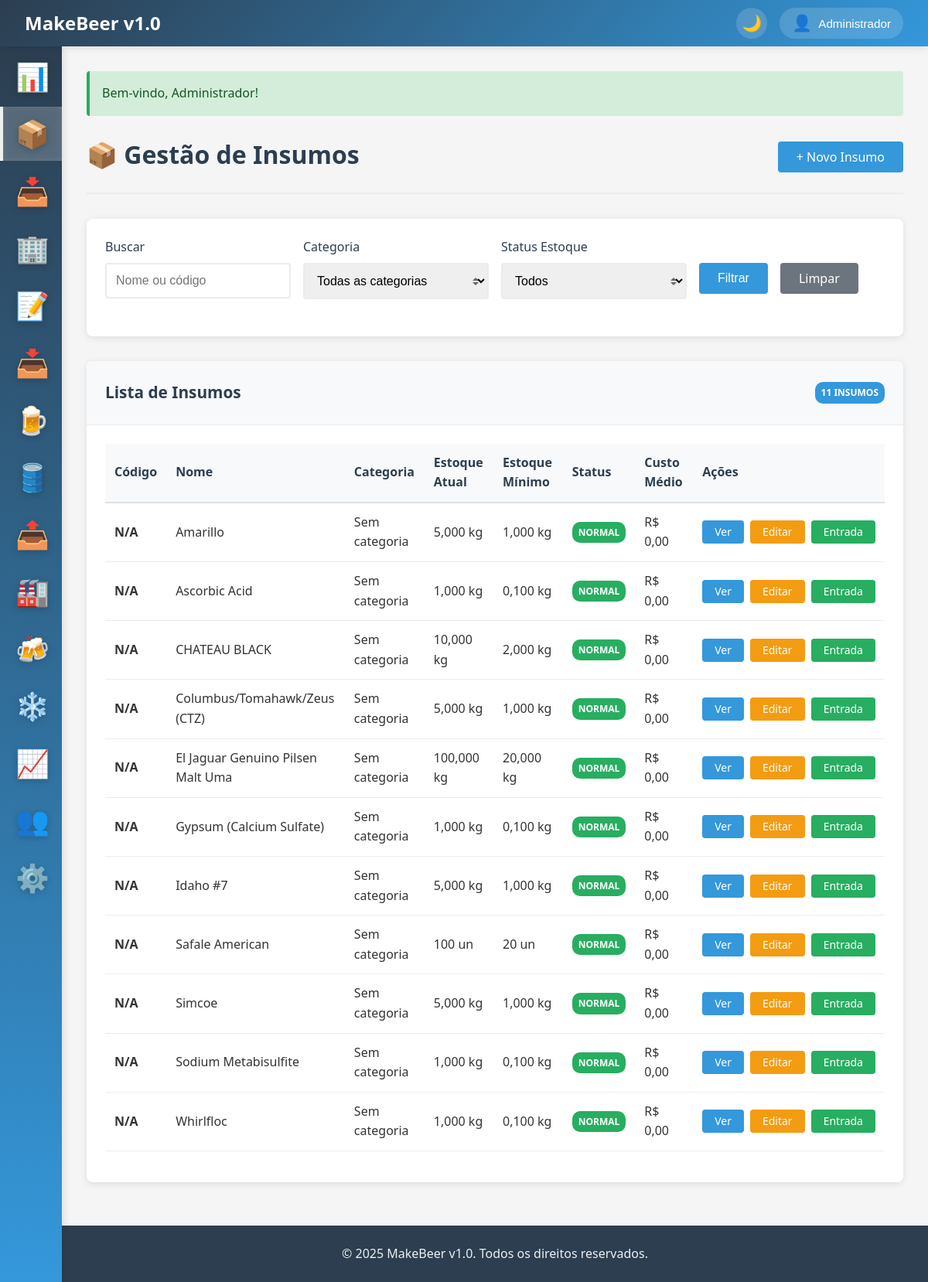
The app's page /insumos (signed in) with its own data.
### tables this page shows
CREATE TABLE IF NOT EXISTS insumos (
    id INT AUTO_INCREMENT PRIMARY KEY,
    nome VARCHAR(100) NOT NULL,
    descricao TEXT,
    categoria_id INT,
    tipo ENUM('malte', 'lupulo', 'levedura', 'adjunto', 'aditivo', 'embalagem', 'outros') NOT NULL,
    unidade_medida ENUM('kg', 'g', 'l', 'ml', 'un', 'm', 'cm') NOT NULL DEFAULT 'kg',
    estoque_atual DECIMAL(10,3) DEFAULT 0,
    estoque_minimo DECIMAL(10,3) DEFAULT 0,
    preco_medio DECIMAL(10,2) DEFAULT 0,
    fornecedor_principal_id INT,
    codigo_interno VARCHAR(50),
    ean VARCHAR(20),
    ativo BOOLEAN DEFAULT TRUE,
    observacoes TEXT,
    created_at TIMESTAMP DEFAULT CURRENT_TIMESTAMP,
    updated_at TIMESTAMP DEFAULT CURRENT_TIMESTAMP ON UPDATE CURRENT_TIMESTAMP,
    FOREIGN KEY (categoria_id) REFERENCES categorias_insumos(id),
    FOREIGN KEY (fornecedor_principal_id) REFERENCES fornecedores(id),
    INDEX idx_tipo (tipo),
    INDEX idx_estoque_minimo (estoque_minimo),
    INDEX idx_nome (nome)
);

### app/controllers/BaseController.php (called while the page is built, shortened)
<?php
class BaseController {
    protected function view($view, $data = []) {
        extract($data);
        $viewPath = __DIR__ . '/../views/' . $view . '.php';
        require_once $viewPath;
    }
}
?>

### app/controllers/InsumosController.php (called while the page is built, shortened)
<?php
require_once 'BaseController.php';
class InsumosController extends BaseController {
    private $model;
    public function __construct() {
        $this->model = new Insumo();
    }
    public function index() {
        $filters = [
            'search' => $this->getGet('search'),
            'categoria_id' => $this->getGet('categoria_id'),
            'status_estoque' => $this->getGet('status_estoque')
        ];
        $filters = array_filter($filters, function($value) {
            return $value !== null && $value !== '';
        });
        $insumos = empty($filters)
            ? $this->model->getAllWithDetails()
            : $this->model->search($filters);
        $categoriaModel = new CategoriaInsumo();
        $categorias = $categoriaModel->all();
        $this->view('insumos/index', [
            'insumos' => $insumos,
            'categorias' => $categorias,
            'filters' => $filters
        ]);
    }
}
?>

### app/config/database.php (called while the page is built, shortened)
<?php
class Database {
    private static $instance = null;
    private $connection;
    private function __construct() {
        try {
            $dsn = "mysql:host=" . DB_HOST . ";dbname=" . DB_NAME . ";charset=" . DB_CHARSET;
            $options = [
                PDO::ATTR_ERRMODE => PDO::ERRMODE_EXCEPTION,
                PDO::ATTR_DEFAULT_FETCH_MODE => PDO::FETCH_ASSOC,
                PDO::ATTR_EMULATE_PREPARES => false,
            ];
            $this->connection = new PDO($dsn, DB_USER, DB_PASS, $options);
        } catch (PDOException $e) {
            die("Erro na conexão com o banco de dados: " . $e->getMessage());
        }
    }
    public static function getInstance() {
        if (self::$instance === null) {
            self::$instance = new self();
        }
        return self::$instance;
    }
    public function query($sql, $params = []) {
        try {
            $stmt = $this->connection->prepare($sql);
            $stmt->execute($params);
            return $stmt;
        } catch (PDOException $e) {
            error_log("Erro na query: " . $e->getMessage());
            throw $e;
        }
    }
    public function fetchAll($sql, $params = []) {
        $stmt = $this->query($sql, $params);
        return $stmt->fetchAll();
    }
}
?>

### app/models/Insumo.php (called while the page is built, shortened)
<?php
class Insumo extends BaseModel {
public function getAllWithDetails() {
    $db = Database::getInstance();
    $sql = "SELECT i.*,
                   c.nome as categoria_nome,
                   f.nome as fornecedor_nome,
                   COALESCE(i.estoque_atual, 0) as estoque_atual,
                   COALESCE(i.estoque_minimo, 0) as estoque_minimo,
                   COALESCE(i.preco_medio, 0) as preco_medio
            FROM insumos i
            LEFT JOIN categorias_insumos c ON i.categoria_id = c.id
            LEFT JOIN fornecedores f ON i.fornecedor_principal_id = f.id
            WHERE i.ativo = 1
            ORDER BY i.nome";
    return $db->fetchAll($sql);
}
}
?>

### app/helpers/functions.php (called while the page is built, shortened)
<?php
function formatMoney($value) {
    return 'R$ ' . number_format(floatval($value), 2, ',', '.');
}
function formatQuantity($quantity, $unit = 'un') {
    $quantity = floatval($quantity);
    switch ($unit) {
        case 'kg':
        case 'l':
        case 'L':
            return number_format($quantity, 3, ',', '.') . ' ' . $unit;
        case 'un':
        default:
            return number_format($quantity, 0, ',', '.') . ' ' . $unit;
    }
}
?>

### app/views/insumos/index.php (the view, shortened to what this page needs)
<?php
include 'app/views/layouts/header.php';
?>
<div class="page-header d-flex justify-content-between align-items-center">
    <h1 class="page-title">📦 Gestão de Insumos</h1>
    <div class="page-actions">
        <a href="/insumos/create" class="btn btn-primary">+ Novo Insumo</a>
    </div>
</div>
<div class="card mb-4">
    <div class="card-body">
        <form method="GET" action="/insumos" class="row">
            <div class="col col-3">
                <div class="form-group">
                    <label class="form-label">Buscar</label>
                    <input type="text" name="search" class="form-control" placeholder="Nome ou código" value="<?= htmlspecialchars($_GET['search'] ?? '') ?>">
                </div>
            </div>
            <div class="col col-3">
                <div class="form-group">
                    <label class="form-label">Categoria</label>
                    <select name="categoria_id" class="form-control form-select">
                        <option value="">Todas as categorias</option>
                    </select>
                </div>
            </div>
            <div class="col col-3">
                <div class="form-group">
                    <label class="form-label">Status Estoque</label>
                    <select name="status_estoque" class="form-control form-select">
                        <option value="">Todos</option>
                    </select>
                </div>
            </div>
            <div class="col col-3">
                <div class="form-group">
                    <label class="form-label">&nbsp;</label>
                    <div class="d-flex gap-2">
                        <button type="submit" class="btn btn-primary">Filtrar</button>
                        <a href="/insumos" class="btn btn-secondary">Limpar</a>
                    </div>
                </div>
            </div>
        </form>
    </div>
</div>
<div class="card">
    <div class="card-header d-flex justify-content-between align-items-center">
        <h3 class="card-title">Lista de Insumos</h3>
        <span class="badge badge-info"><?= count($insumos) ?> insumos</span>
    </div>
    <div class="card-body">
        <?php if (empty($insumos)): ?>
            <div class="alert alert-info">
                Nenhum insumo encontrado. <a href="/insumos/create">Cadastre o primeiro insumo</a>.
            </div>
        <?php else: ?>
            <table class="table table-striped">
                <thead>
                    <tr>
                        <th>Código</th>
                        <th>Nome</th>
                        <th>Categoria</th>
                        <th>Estoque Atual</th>
                        <th>Estoque Mínimo</th>
                        <th>Status</th>
                        <th>Custo Médio</th>
                        <th>Ações</th>
                    </tr>
                </thead>
                <tbody>
                    <?php foreach ($insumos as $insumo): ?>
                    <tr>
                        <td><strong><?= htmlspecialchars($insumo['codigo_interno'] ?? 'N/A') ?></strong></td>
                        <td><?= htmlspecialchars($insumo['nome'] ?? '') ?></td>
                        <td><?= htmlspecialchars($insumo['categoria_nome'] ?? 'Sem categoria') ?></td>
                        <td><?= formatQuantity($insumo['estoque_atual'] ?? 0, $insumo['unidade_medida'] ?? 'un') ?></td>
                        <td><?= formatQuantity($insumo['estoque_minimo'] ?? 0, $insumo['unidade_medida'] ?? 'un') ?></td>
                        <td>
                            <?php
                            $quantidade = $insumo['estoque_atual'] ?? 0;
                            $minimo = $insumo['estoque_minimo'] ?? 0;
                            if ($quantidade <= 0) {
                                echo '<span class="badge badge-danger">Sem Estoque</span>';
                            } elseif ($minimo > 0 && $quantidade < $minimo * 0.5) {
                                echo '<span class="badge badge-danger">Crítico</span>';
                            } elseif ($minimo > 0 && $quantidade < $minimo) {
                                echo '<span class="badge badge-warning">Baixo</span>';
                            } else {
                                echo '<span class="badge badge-success">Normal</span>';
                            }
                            ?>
                        </td>
                        <td><?= formatMoney($insumo['preco_medio'] ?? 0) ?></td>
                        <td>
                            <div class="d-flex gap-1">
                                <a href="/insumos/viewInsumo?id=<?= $insumo['id'] ?>" class="btn btn-sm btn-primary" title="Ver detalhes">Ver</a>
                                <a href="/insumos/edit?id=<?= $insumo['id'] ?>" class="btn btn-sm btn-warning" title="Editar">Editar</a>
                                <a href="/entradas/create?insumo_id=<?= $insumo['id'] ?>" class="btn btn-sm btn-success" title="Nova entrada">Entrada</a>
                            </div>
                        </td>
                    </tr>
                    <?php endforeach; ?>
                </tbody>
            </table>
        <?php endif; ?>
    </div>
</div>
<?php include 'app/views/layouts/footer.php'; ?>

### records on screen
insumos: codigo_interno "N/A", nome "Amarillo", categoria_nome "Sem categoria", unidade_medida "5,000 kg", unidade_medida "1,000 kg", preco_medio "R$ 0,00"
insumos: codigo_interno "N/A", nome "Ascorbic Acid", categoria_nome "Sem categoria", unidade_medida "1,000 kg", unidade_medida "0,100 kg", preco_medio "R$ 0,00"
insumos: codigo_interno "N/A", nome "CHATEAU BLACK", categoria_nome "Sem categoria", unidade_medida "10,000 kg", unidade_medida "2,000 kg", preco_medio "R$ 0,00"
insumos: codigo_interno "N/A", nome "Columbus/Tomahawk/Zeus (CTZ)", categoria_nome "Sem categoria", unidade_medida "5,000 kg", unidade_medida "1,000 kg", preco_medio "R$ 0,00"
insumos: codigo_interno "N/A", nome "El Jaguar Genuino Pilsen Malt Uma", categoria_nome "Sem categoria", unidade_medida "100,000 kg", unidade_medida "20,000 kg", preco_medio "R$ 0,00"
insumos: codigo_interno "N/A", nome "Gypsum (Calcium Sulfate)", categoria_nome "Sem categoria", unidade_medida "1,000 kg", unidade_medida "0,100 kg", preco_medio "R$ 0,00"
insumos: codigo_interno "N/A", nome "Idaho #7", categoria_nome "Sem categoria", unidade_medida "5,000 kg", unidade_medida "1,000 kg", preco_medio "R$ 0,00"
insumos: codigo_interno "N/A", nome "Safale American", categoria_nome "Sem categoria", unidade_medida "100 un", unidade_medida "20 un", preco_medio "R$ 0,00"
insumos: codigo_interno "N/A", nome "Simcoe", categoria_nome "Sem categoria", unidade_medida "5,000 kg", unidade_medida "1,000 kg", preco_medio "R$ 0,00"
insumos: codigo_interno "N/A", nome "Sodium Metabisulfite", categoria_nome "Sem categoria", unidade_medida "1,000 kg", unidade_medida "0,100 kg", preco_medio "R$ 0,00"
insumos: codigo_interno "N/A", nome "Whirlfloc", categoria_nome "Sem categoria", unidade_medida "1,000 kg", unidade_medida "0,100 kg", preco_medio "R$ 0,00"

### other values on screen
APP_NAME "MakeBeer v1.0"
$user['nome'] "Administrador"
$message "Bem-vindo, Administrador!"
count($insumos) "11"
